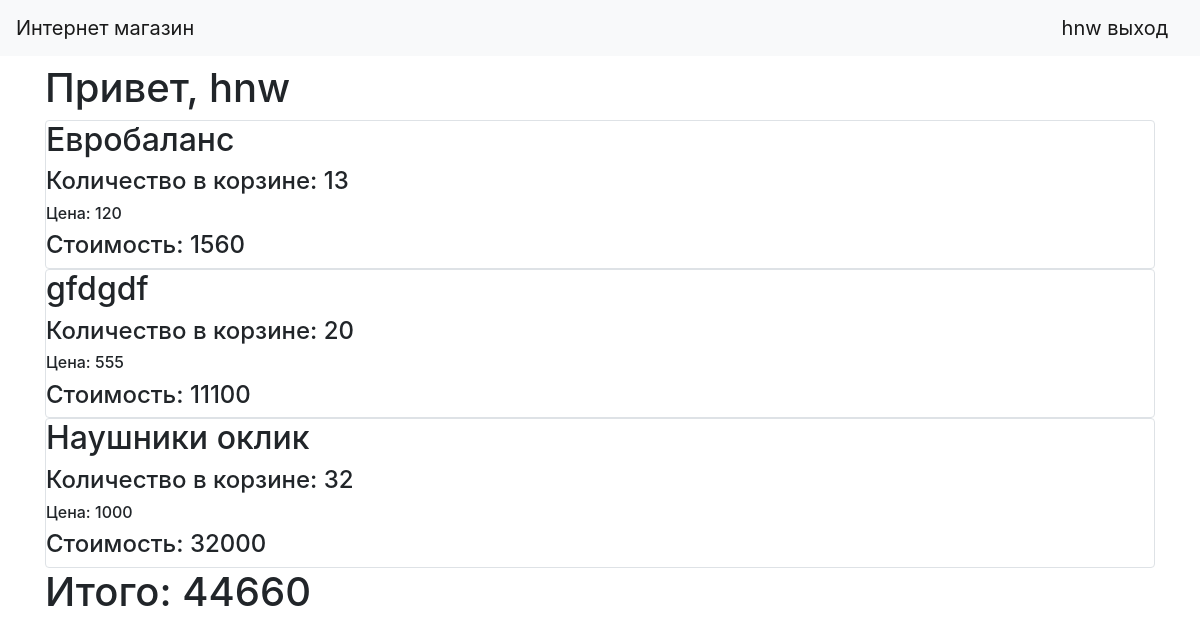
/cart (signed in), run on an earlier commit of the app's database.
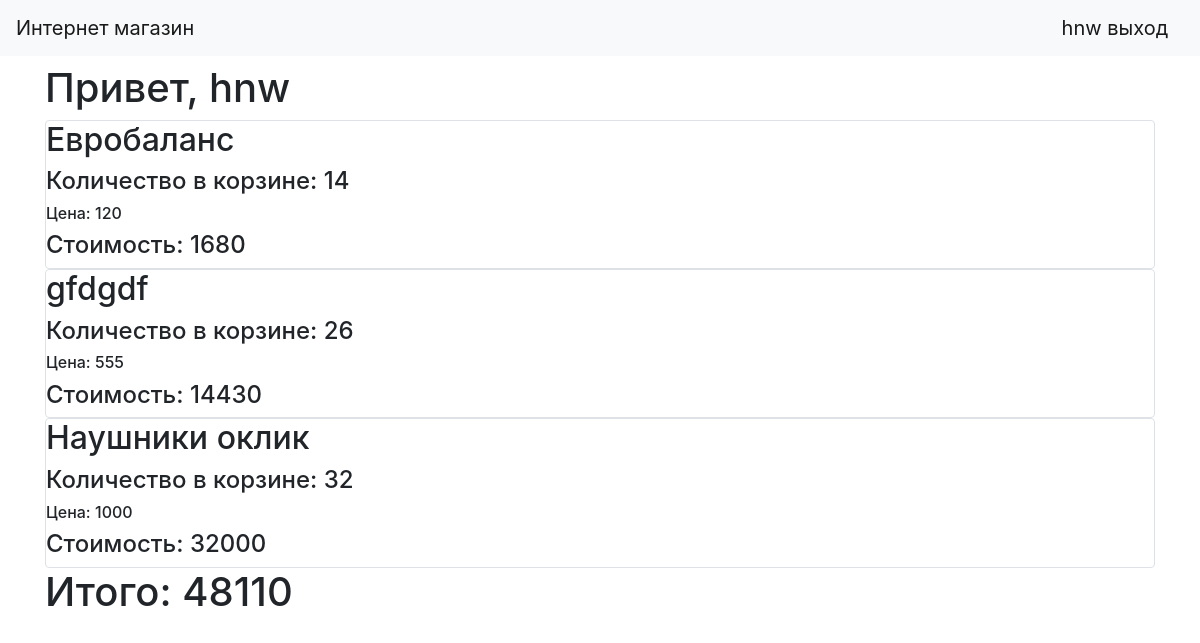
And on a later commit of the database.
### data/users.py (models this page shows, shortened)
class User(SqlAlchemyBase, UserMixin):
    __tablename__ = 'users'
    id = sqlalchemy.Column(sqlalchemy.Integer, primary_key=True, autoincrement=True)
    name = sqlalchemy.Column(sqlalchemy.String, nullable=True)
    about = sqlalchemy.Column(sqlalchemy.String, nullable=True)
    email = sqlalchemy.Column(sqlalchemy.String, index=True, unique=True, nullable=True)
    role = sqlalchemy.Column(sqlalchemy.Integer)
    hashed_password = sqlalchemy.Column(sqlalchemy.String, nullable=True)
    cart = sqlalchemy.Column(sqlalchemy.String, default="{}")
    created_date = sqlalchemy.Column(sqlalchemy.DateTime, default=datetime.datetime.now)

### data/products.py (models this page shows, shortened)
class Products(SqlAlchemyBase):
    __tablename__ = 'products'
    id = sqlalchemy.Column(sqlalchemy.Integer, primary_key=True, autoincrement=True)
    title = sqlalchemy.Column(sqlalchemy.String, nullable=True)
    quantity = sqlalchemy.Column(sqlalchemy.Integer, nullable=True)
    price = sqlalchemy.Column(sqlalchemy.Integer, nullable=True)
    description = sqlalchemy.Column(sqlalchemy.String, nullable=True)
    category = sqlalchemy.Column(sqlalchemy.String, nullable=True)
    user_id = sqlalchemy.Column(sqlalchemy.Integer, sqlalchemy.ForeignKey("users.id"))
    user = orm.relationship('User', foreign_keys="Products.user_id", backref="products")

### main.py (the view)
@app.route('/cart', methods=['GET', 'POST'])
@login_required
def cart():
    db_sess = db_session.create_session()
    cart_db = db_sess.query(User).filter((User.id == current_user.id)).first()
    cart_db_cart = eval(cart_db.cart)
    products = db_sess.query(Products)
    price_all = 0
    for i in products:
        if i.id in cart_db_cart.keys():
            price_all += i.price * cart_db_cart[i.id]
    return render_template("cart.html", item=cart_db, cart_db=eval(cart_db.cart), products=products,
                           price_all=price_all)

### data/db_session.py (called while the page is built)
def create_session() -> Session:
    global __factory
    return __factory()

### main.py (called while the page is built)
@login_manager.user_loader
def load_user(user_id):
    db_sess = db_session.create_session()
    return db_sess.query(User).get(user_id)

### templates/cart.html (shortened to what this page needs)
{% extends "base.html" %}
{% block content %}
{% if current_user.is_authenticated and current_user.role != "sell" %}
<h1>Привет, {{current_user.name}}</h1>
{% for product in products %}
<div class="col-md6 border rounded">
    {% if product.id in cart_db.keys() %}
    <div>
        <h2>{{product.title}}</h2>
        <h4>Количество в корзине: {{cart_db[product.id]}}</h4>
        <h6>Цена: {{product.price}}</h6>
        <h4>Стоимость: {{product.price * cart_db[product.id]}}</h4>
    </div>
    {% endif %}
</div>
{% endfor %}
<h1>Итого: {{price_all}}</h1>
{% elif current_user.is_authenticated and current_user.role == "sell" %}
<a href="/register" class="btn btn-secondary">Вы не можете покупать товары, так как являетесь продавцом. Зарегистрируйтесь как покупатель</a>
{% else %}
<a href="/register" class="btn btn-secondary">Для совершения покупок необходимо зарегистрироваться</a>
{% endif %}
{% endblock %}

### templates/base.html (shortened to what this page needs)
<!doctype html>
<html lang="en">
<head>
    <link rel="stylesheet" href="https://stackpath.bootstrapcdn.com/bootstrap/4.4.1/css/bootstrap.min.css">
</head>
  <body>
    <header>
        <nav class="navbar navbar-light bg-light">
        <a class="navbar-brand" href="#">Интернет магазин</a>
        {% if current_user.is_authenticated %}
            <a class="navbar-brand" href="/logout">{{ current_user.name }} выход</a>
        {% else %}
            <p>
                <a class="btn btn-primary " href="/register">Зарегистрироваться</a>
                <a class="btn btn-success" href="/login">Войти</a>
            </p>
        {% endif %}
    </nav>
    </header>
    <main role="main" class="container">
        {% block content %}{% endblock %}
    </main>
  </body>
</html>

What changed in the data, as far as the page shows it:
computed for Products "Евробаланс": cart_db "13" → "14"; product.price*cart_db[product.id] "1560" → "1680"
changed Products "gfdgdf": cart_db "20" → "26"; product.price*cart_db[product.id] "11100" → "14430"
Also different on the page:
{{ price_all }}: "44660" → "48110"
